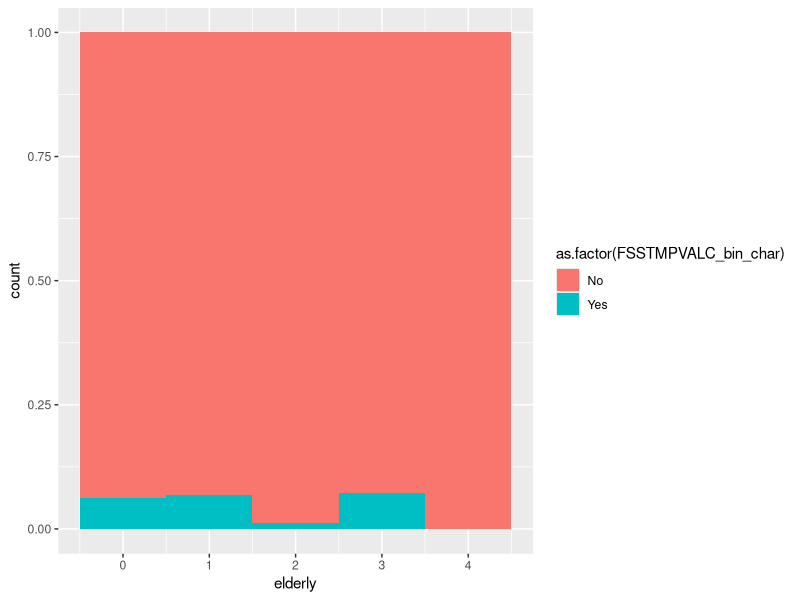
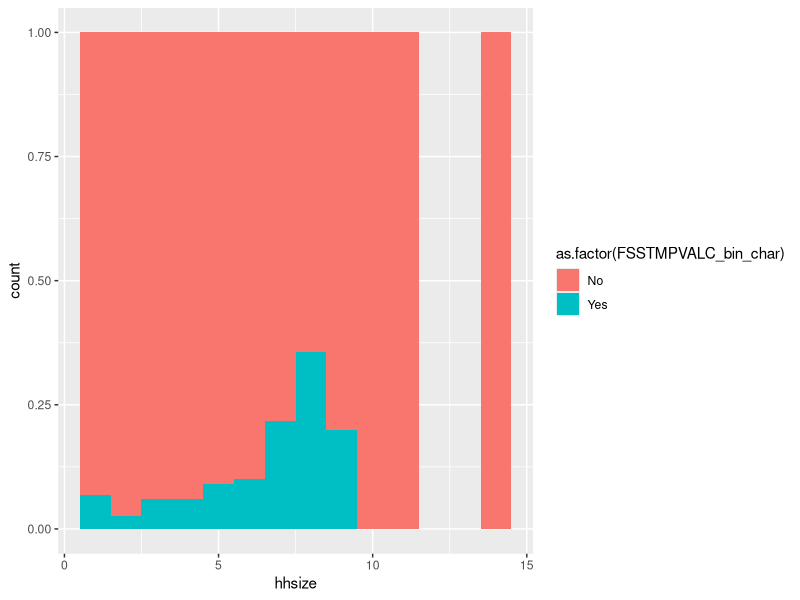
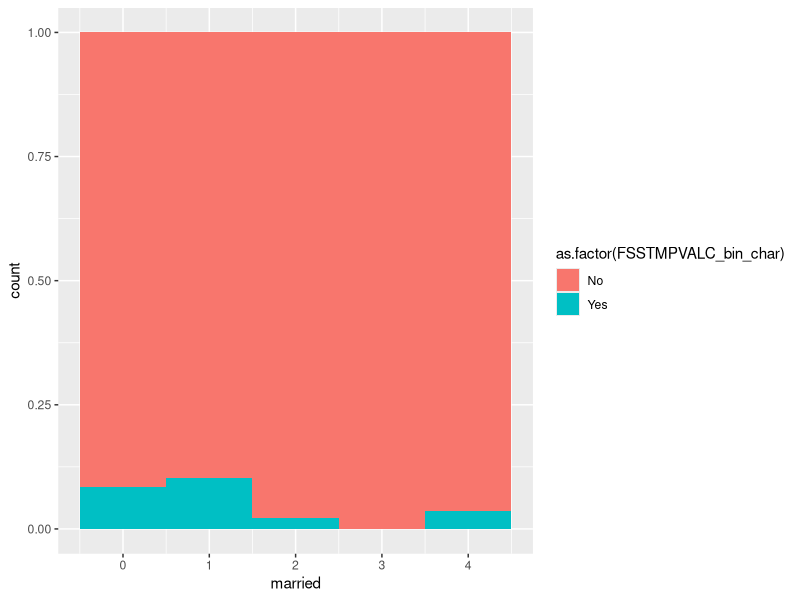

The R script that drew these images, in order:
rm(list=ls())

library(ggplot2)

cps_data <- read.csv("./data/interim/cps_data.csv")

table(cps_data$FSWROUTY, cps_data$FSSTMPVALC_bin)
#With this table, we can see that a little over half
#of people who are on food stamps are also worrying about 
#being able to afford food. This is compared to the ~1/4
#of people not on food stamps

table(cps_data$FSFOODS, cps_data$FSSTMPVALC_bin)
#We see that about 2/3 of the people who are on food stamps
#are not able to get enough to eat or get the types of foods
#that they want to eat.
#This is compared to about 1/6 of people not on food stamps

table(cps_data$FSFOODS, cps_data$FSWROUTY)
#We see that about 3/4 of people who worry about being able
#to afford food are also not getting enough to eat or not
#getting the types of food that they enjoy.
#Even without this, a little under half are not getting enough to eat
#or are able to eat the types of food that they enjoy
#Even without worrying about being able to afford food.

table(cps_data$FSFOODS, cps_data$FSWROUTY, cps_data$FSSTMPVALC_bin)
#About 216 people experience all 3.

ggplot(data=cps_data) + 
  geom_histogram(aes(x=elderly, fill=as.factor(FSSTMPVALC_bin_char)), binwidth=1, position="fill")

ggplot(data=cps_data) + 
  geom_histogram(aes(x=hhsize, fill=as.factor(FSSTMPVALC_bin_char)), binwidth=1, position="fill")

ggplot(data=cps_data) + 
  geom_histogram(aes(x=married, fill=as.factor(FSSTMPVALC_bin_char)), binwidth=1, position="fill")
